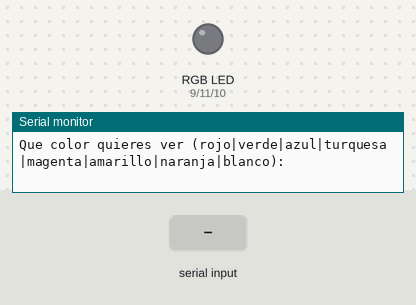
Bench run of a sketch on a simulated Arduino Uno, built with avr-gcc and run on an emulated ATmega328P. Shown: an RGB LED mixed from three pins (HIGH = lit), the last lines printed to the serial monitor. The inputs (shaded band) are chosen by the test bench.

Above: at 1.2 s.
1.3 s: "rojo" received over Serial
At 3.1 s:
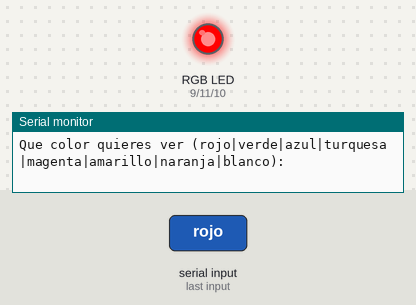
3.8 s: "verde" received over Serial
At 6.0 s:
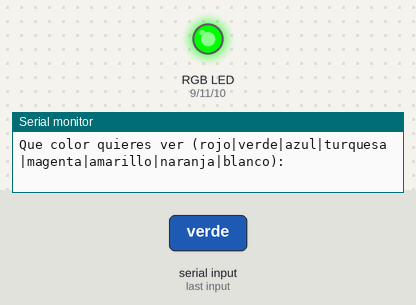
6.3 s: "azul" received over Serial
At 8.1 s:
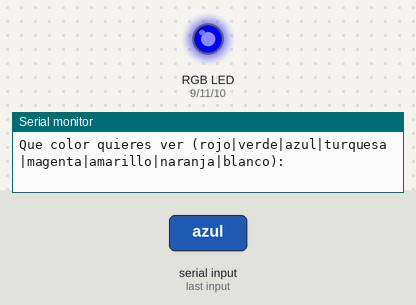
8.8 s: "turquesa" received over Serial
At 10.2 s:
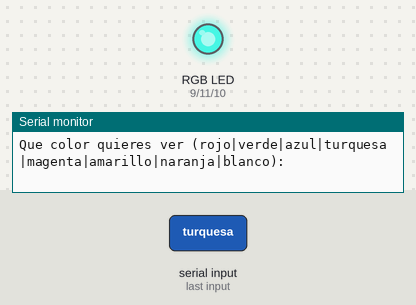
11.3 s: "ROJO" received over Serial
At 13.1 s:
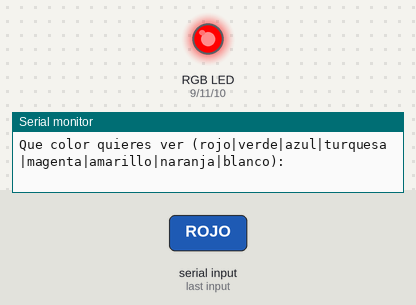
13.8 s: "VERDE" received over Serial
At 15.1 s:
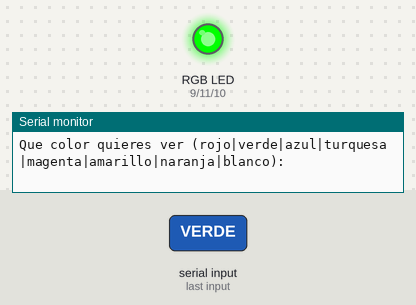
Timing chart, 0 to 16.8 s (numbered marks = the images above; inputs shaded):
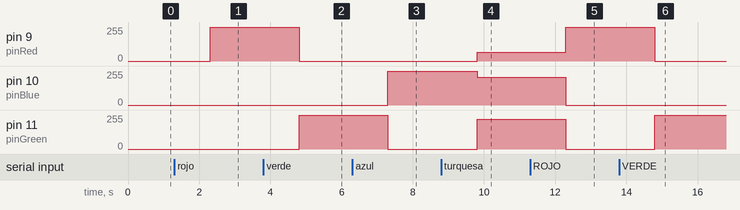

The sketch:

ledRGB.ino
```cpp
int pinRed = 9;
int pinBlue = 10;
int pinGreen = 11;
String question = "Que color quieres ver (rojo|verde|azul|turquesa|magenta|amarillo|naranja|blanco): ";
String color;

void setup() {
	Serial.begin(9600);
	pinMode(pinRed,OUTPUT);
	pinMode(pinBlue,OUTPUT);
	pinMode(pinGreen,OUTPUT);
}

void loop() {
	Serial.println(question);
	while (Serial.available() == 0){}
	color = Serial.readString();

	if (color == "rojo" || color == "ROJO"){
		digitalWrite(pinRed,HIGH);
		digitalWrite(pinBlue,LOW);
		digitalWrite(pinGreen,LOW);
	}
	else if (color == "verde" || color == "VERDE"){
		digitalWrite(pinRed,LOW);
		digitalWrite(pinBlue,LOW);
		digitalWrite(pinGreen,HIGH);
	}
	else if (color == "azul" || color == "AZUL"){
		digitalWrite(pinRed,LOW);
		digitalWrite(pinBlue,HIGH);
		digitalWrite(pinGreen,LOW);
	}
	else if (color == "turquesa" || color == "TURQUESA"){
		analogWrite(pinRed,64);
		analogWrite(pinGreen,224);
		analogWrite(pinBlue,208);
	}
	else if (color == "naranja" || color == "NARANJA"){
		digitalWrite(pinRed,HIGH);
		analogWrite(pinGreen,128);
		digitalWrite(pinBlue,LOW);
	}
	else if (color == "magenta" || color == "MAGENTA"){
		digitalWrite(pinGreen,LOW);
		digitalWrite(pinBlue,HIGH);
		digitalWrite(pinRed,HIGH);
	}
	else if (color == "amarillo" || color == "AMARILLO"){
		digitalWrite(pinRed,HIGH);
		digitalWrite(pinBlue,LOW);
		digitalWrite(pinGreen,HIGH);
	}
	else if (color == "blanco" || color == "BLANCO"){
		digitalWrite(pinRed,HIGH);
		digitalWrite(pinBlue,HIGH);
		digitalWrite(pinGreen,HIGH);
	}
}
```

Measured:
- after the input at 1.3 s, pin 9 (pinRed): 0/255 → 255/255 after 1.0 s
- after the input at 3.8 s, pin 9 (pinRed): 255/255 → 0/255 after 1.0 s; pin 11 (pinGreen): 0/255 → 255/255 after 1.0 s
- after the input at 6.3 s, pin 10 (pinBlue): 0/255 → 255/255 after 1.0 s; pin 11 (pinGreen): 255/255 → 0/255 after 1.0 s
- after the input at 8.8 s, pin 9 (pinRed): 0/255 → 64/255 after 1.0 s; pin 10 (pinBlue): 255/255 → 208/255 after 1.0 s; pin 11 (pinGreen): 0/255 → 224/255 after 1.0 s
- after the input at 11.3 s, pin 9 (pinRed): 64/255 → 255/255 after 1.0 s; pin 10 (pinBlue): 208/255 → 0/255 after 1.0 s; pin 11 (pinGreen): 224/255 → 0/255 after 1.0 s
- after the input at 13.8 s, pin 9 (pinRed): 255/255 → 0/255 after 1.0 s; pin 11 (pinGreen): 0/255 → 255/255 after 1.0 s
